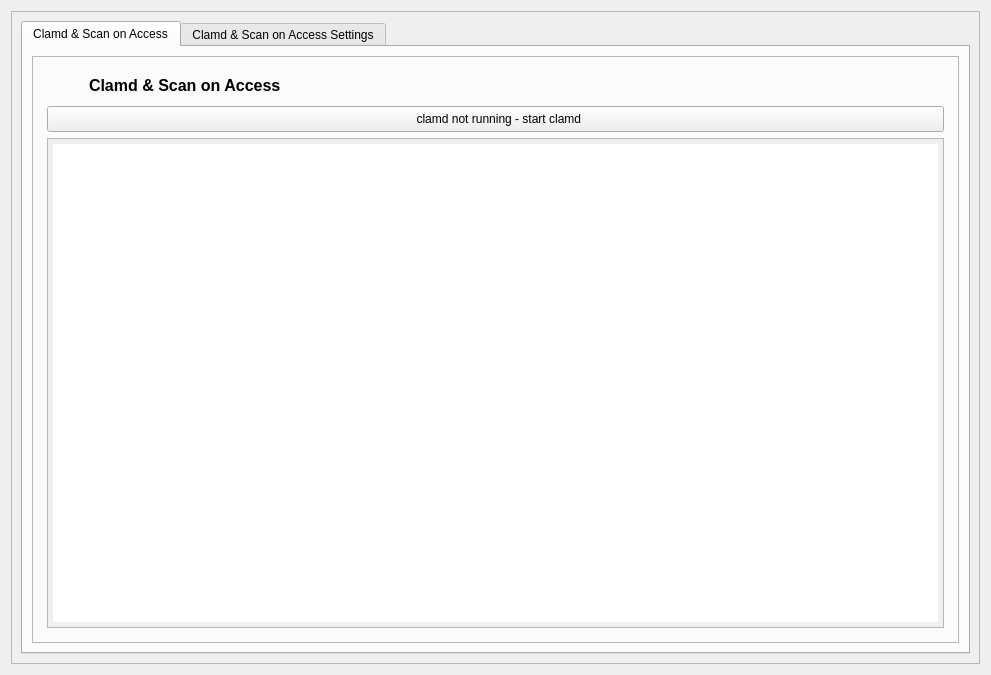
<?xml version="1.0" encoding="UTF-8"?>
<ui version="4.0">
 <class>clamdManager</class>
 <widget class="QWidget" name="clamdManager">
  <property name="geometry">
   <rect>
    <x>0</x>
    <y>0</y>
    <width>991</width>
    <height>675</height>
   </rect>
  </property>
  <property name="minimumSize">
   <size>
    <width>0</width>
    <height>0</height>
   </size>
  </property>
  <property name="windowTitle">
   <string>Form</string>
  </property>
  <layout class="QGridLayout" name="gridLayout_16">
   <item row="0" column="0">
    <widget class="QFrame" name="frame">
     <property name="frameShape">
      <enum>QFrame::StyledPanel</enum>
     </property>
     <property name="frameShadow">
      <enum>QFrame::Raised</enum>
     </property>
     <layout class="QGridLayout" name="gridLayout_5">
      <item row="0" column="1">
       <widget class="QTabWidget" name="tabWidget">
        <property name="styleSheet">
         <string notr="true"/>
        </property>
        <property name="currentIndex">
         <number>0</number>
        </property>
        <widget class="QWidget" name="tab">
         <attribute name="icon">
          <iconset resource="../resources.qrc">
           <normaloff>:/icons/icons/crosshair.png</normaloff>:/icons/icons/crosshair.png</iconset>
         </attribute>
         <attribute name="title">
          <string>Clamd &amp;&amp; Scan on Access</string>
         </attribute>
         <layout class="QGridLayout" name="gridLayout_8">
          <item row="0" column="0">
           <widget class="QFrame" name="clamdFrame">
            <property name="styleSheet">
             <string notr="true">padding:5px;</string>
            </property>
            <property name="frameShape">
             <enum>QFrame::StyledPanel</enum>
            </property>
            <property name="frameShadow">
             <enum>QFrame::Raised</enum>
            </property>
            <layout class="QGridLayout" name="gridLayout_7">
             <item row="2" column="1" colspan="2">
              <widget class="QPlainTextEdit" name="clamdLogPlainTextEdit">
               <property name="styleSheet">
                <string notr="true"/>
               </property>
               <property name="readOnly">
                <bool>true</bool>
               </property>
              </widget>
             </item>
             <item row="0" column="1" colspan="2">
              <layout class="QHBoxLayout" name="horizontalLayout">
               <item>
                <widget class="QLabel" name="clamdIconLabel">
                 <property name="styleSheet">
                  <string notr="true"/>
                 </property>
                 <property name="text">
                  <string/>
                 </property>
                 <property name="pixmap">
                  <pixmap resource="../resources.qrc">:/icons/icons/onaccess.png</pixmap>
                 </property>
                </widget>
               </item>
               <item>
                <widget class="QLabel" name="clamdLabel">
                 <property name="styleSheet">
                  <string notr="true">margin-left:10px;font-size:16px;font-weight:bold;</string>
                 </property>
                 <property name="text">
                  <string>Clamd &amp; Scan on Access</string>
                 </property>
                </widget>
               </item>
               <item>
                <spacer name="horizontalSpacer_2">
                 <property name="orientation">
                  <enum>Qt::Horizontal</enum>
                 </property>
                 <property name="sizeHint" stdset="0">
                  <size>
                   <width>40</width>
                   <height>20</height>
                  </size>
                 </property>
                </spacer>
               </item>
              </layout>
             </item>
             <item row="1" column="1" colspan="2">
              <widget class="QPushButton" name="startStopClamdPushButton">
               <property name="styleSheet">
                <string notr="true"/>
               </property>
               <property name="text">
                <string>  clamd not running - start clamd</string>
               </property>
               <property name="icon">
                <iconset resource="../resources.qrc">
                 <normaloff>:/icons/icons/startclamd.png</normaloff>:/icons/icons/startclamd.png</iconset>
               </property>
               <property name="iconSize">
                <size>
                 <width>24</width>
                 <height>24</height>
                </size>
               </property>
              </widget>
             </item>
            </layout>
           </widget>
          </item>
         </layout>
        </widget>
        <widget class="QWidget" name="tab_2">
         <attribute name="icon">
          <iconset resource="../resources.qrc">
           <normaloff>:/icons/icons/options.png</normaloff>:/icons/icons/options.png</iconset>
         </attribute>
         <attribute name="title">
          <string>Clamd &amp;&amp; Scan on Access Settings</string>
         </attribute>
         <layout class="QVBoxLayout" name="verticalLayout_4">
          <item>
           <widget class="QFrame" name="headlineFrame">
            <property name="minimumSize">
             <size>
              <width>0</width>
              <height>0</height>
             </size>
            </property>
            <property name="frameShape">
             <enum>QFrame::NoFrame</enum>
            </property>
            <property name="frameShadow">
             <enum>QFrame::Raised</enum>
            </property>
            <layout class="QHBoxLayout" name="horizontalLayout_4">
             <item>
              <widget class="QLabel" name="clamdIconLabel_2">
               <property name="minimumSize">
                <size>
                 <width>48</width>
                 <height>48</height>
                </size>
               </property>
               <property name="maximumSize">
                <size>
                 <width>48</width>
                 <height>48</height>
                </size>
               </property>
               <property name="text">
                <string/>
               </property>
               <property name="pixmap">
                <pixmap resource="../resources.qrc">:/icons/icons/options.png</pixmap>
               </property>
               <property name="scaledContents">
                <bool>true</bool>
               </property>
              </widget>
             </item>
             <item>
              <widget class="QLabel" name="clamdLabel_2">
               <property name="minimumSize">
                <size>
                 <width>0</width>
                 <height>36</height>
                </size>
               </property>
               <property name="maximumSize">
                <size>
                 <width>16777215</width>
                 <height>36</height>
                </size>
               </property>
               <property name="styleSheet">
                <string notr="true">margin-left:10px;font-size:16px;font-weight:bold;</string>
               </property>
               <property name="text">
                <string>Clamd &amp; Scan on Access Settings</string>
               </property>
              </widget>
             </item>
             <item>
              <widget class="QPushButton" name="restartClamdPushButton">
               <property name="enabled">
                <bool>true</bool>
               </property>
               <property name="minimumSize">
                <size>
                 <width>50</width>
                 <height>36</height>
                </size>
               </property>
               <property name="maximumSize">
                <size>
                 <width>50</width>
                 <height>36</height>
                </size>
               </property>
               <property name="toolTip">
                <string>Clamd has to be restarted
for changes made to take effect.</string>
               </property>
               <property name="autoFillBackground">
                <bool>false</bool>
               </property>
               <property name="styleSheet">
                <string notr="true"/>
               </property>
               <property name="text">
                <string/>
               </property>
               <property name="icon">
                <iconset resource="../resources.qrc">
                 <normaloff>:/icons/icons/restart.png</normaloff>:/icons/icons/restart.png</iconset>
               </property>
               <property name="iconSize">
                <size>
                 <width>22</width>
                 <height>22</height>
                </size>
               </property>
              </widget>
             </item>
            </layout>
           </widget>
          </item>
          <item>
           <widget class="QFrame" name="clamdSettingsFrame">
            <property name="sizePolicy">
             <sizepolicy hsizetype="Preferred" vsizetype="Preferred">
              <horstretch>0</horstretch>
              <verstretch>1</verstretch>
             </sizepolicy>
            </property>
            <property name="minimumSize">
             <size>
              <width>0</width>
              <height>200</height>
             </size>
            </property>
            <property name="frameShape">
             <enum>QFrame::Panel</enum>
            </property>
            <property name="frameShadow">
             <enum>QFrame::Raised</enum>
            </property>
            <layout class="QGridLayout" name="gridLayout_2">
             <item row="0" column="2">
              <spacer name="horizontalSpacer_3">
               <property name="orientation">
                <enum>Qt::Horizontal</enum>
               </property>
               <property name="sizeHint" stdset="0">
                <size>
                 <width>40</width>
                 <height>20</height>
                </size>
               </property>
              </spacer>
             </item>
             <item row="0" column="0">
              <widget class="QLabel" name="clamdLabel_3">
               <property name="minimumSize">
                <size>
                 <width>180</width>
                 <height>0</height>
                </size>
               </property>
               <property name="font">
                <font>
                 <pointsize>12</pointsize>
                </font>
               </property>
               <property name="styleSheet">
                <string notr="true">padding:3</string>
               </property>
               <property name="frameShape">
                <enum>QFrame::WinPanel</enum>
               </property>
               <property name="frameShadow">
                <enum>QFrame::Raised</enum>
               </property>
               <property name="text">
                <string>Clamd Settings</string>
               </property>
              </widget>
             </item>
             <item row="1" column="0" colspan="3">
              <widget class="QFrame" name="clamdSelectionFrame">
               <layout class="QHBoxLayout" name="horizontalLayout_6">
                <item>
                 <widget class="QScrollArea" name="scrollArea_2">
                  <property name="widgetResizable">
                   <bool>true</bool>
                  </property>
                  <widget class="QWidget" name="scrollAreaWidgetContents_2">
                   <property name="geometry">
                    <rect>
                     <x>0</x>
                     <y>0</y>
                     <width>891</width>
                     <height>179</height>
                    </rect>
                   </property>
                   <layout class="QVBoxLayout" name="verticalLayout_2">
                    <item>
                     <layout class="QVBoxLayout" name="layout1">
                      <property name="sizeConstraint">
                       <enum>QLayout::SetMinimumSize</enum>
                      </property>
                     </layout>
                    </item>
                    <item>
                     <spacer name="verticalSpacer">
                      <property name="orientation">
                       <enum>Qt::Vertical</enum>
                      </property>
                      <property name="sizeHint" stdset="0">
                       <size>
                        <width>20</width>
                        <height>40</height>
                       </size>
                      </property>
                     </spacer>
                    </item>
                   </layout>
                  </widget>
                 </widget>
                </item>
               </layout>
              </widget>
             </item>
             <item row="0" column="1">
              <widget class="QCheckBox" name="startClamdOnStartupCheckBox">
               <property name="minimumSize">
                <size>
                 <width>0</width>
                 <height>0</height>
                </size>
               </property>
               <property name="text">
                <string>Start Clamd on Startup</string>
               </property>
              </widget>
             </item>
            </layout>
           </widget>
          </item>
          <item>
           <widget class="QFrame" name="clamonaccSettingsFrame">
            <property name="sizePolicy">
             <sizepolicy hsizetype="Preferred" vsizetype="Preferred">
              <horstretch>0</horstretch>
              <verstretch>1</verstretch>
             </sizepolicy>
            </property>
            <property name="minimumSize">
             <size>
              <width>0</width>
              <height>0</height>
             </size>
            </property>
            <property name="frameShape">
             <enum>QFrame::Panel</enum>
            </property>
            <property name="frameShadow">
             <enum>QFrame::Raised</enum>
            </property>
            <layout class="QGridLayout" name="gridLayout">
             <item row="0" column="0">
              <widget class="QLabel" name="clamonaccLabel">
               <property name="minimumSize">
                <size>
                 <width>180</width>
                 <height>0</height>
                </size>
               </property>
               <property name="font">
                <font>
                 <pointsize>12</pointsize>
                </font>
               </property>
               <property name="styleSheet">
                <string notr="true">padding:3</string>
               </property>
               <property name="frameShape">
                <enum>QFrame::WinPanel</enum>
               </property>
               <property name="frameShadow">
                <enum>QFrame::Raised</enum>
               </property>
               <property name="text">
                <string>ClamonAcc Settings</string>
               </property>
              </widget>
             </item>
             <item row="1" column="0" colspan="2">
              <widget class="QFrame" name="clamonaccSelectionFrame">
               <layout class="QVBoxLayout" name="verticalLayout_3">
                <item>
                 <widget class="QFrame" name="folderMonitoringFrame">
                  <property name="autoFillBackground">
                   <bool>false</bool>
                  </property>
                  <property name="styleSheet">
                   <string notr="true"/>
                  </property>
                  <property name="frameShape">
                   <enum>QFrame::WinPanel</enum>
                  </property>
                  <property name="frameShadow">
                   <enum>QFrame::Raised</enum>
                  </property>
                  <layout class="QHBoxLayout" name="horizontalLayout_2">
                   <item>
                    <widget class="QLabel" name="folderIconLabel">
                     <property name="maximumSize">
                      <size>
                       <width>40</width>
                       <height>40</height>
                      </size>
                     </property>
                     <property name="styleSheet">
                      <string notr="true"/>
                     </property>
                     <property name="text">
                      <string/>
                     </property>
                     <property name="pixmap">
                      <pixmap resource="../resources.qrc">:/icons/icons/homefolder.png</pixmap>
                     </property>
                     <property name="scaledContents">
                      <bool>true</bool>
                     </property>
                    </widget>
                   </item>
                   <item>
                    <widget class="QLabel" name="monitoringLabel">
                     <property name="maximumSize">
                      <size>
                       <width>200</width>
                       <height>16777215</height>
                      </size>
                     </property>
                     <property name="styleSheet">
                      <string notr="true">font-weight:bold;</string>
                     </property>
                     <property name="locale">
                      <locale language="Portuguese" country="Brazil"/>
                     </property>
                     <property name="frameShape">
                      <enum>QFrame::NoFrame</enum>
                     </property>
                     <property name="frameShadow">
                      <enum>QFrame::Sunken</enum>
                     </property>
                     <property name="text">
                      <string>Folder under monitoring</string>
                     </property>
                    </widget>
                   </item>
                   <item>
                    <widget class="QComboBox" name="monitoringComboBox"/>
                   </item>
                   <item>
                    <widget class="QPushButton" name="monitoringAddButton">
                     <property name="maximumSize">
                      <size>
                       <width>50</width>
                       <height>16777215</height>
                      </size>
                     </property>
                     <property name="styleSheet">
                      <string notr="true"/>
                     </property>
                     <property name="text">
                      <string/>
                     </property>
                     <property name="icon">
                      <iconset resource="../resources.qrc">
                       <normaloff>:/icons/icons/add.png</normaloff>:/icons/icons/add.png</iconset>
                     </property>
                     <property name="iconSize">
                      <size>
                       <width>22</width>
                       <height>22</height>
                      </size>
                     </property>
                    </widget>
                   </item>
                   <item>
                    <widget class="QPushButton" name="monitoringDelButton">
                     <property name="maximumSize">
                      <size>
                       <width>50</width>
                       <height>16777215</height>
                      </size>
                     </property>
                     <property name="text">
                      <string/>
                     </property>
                     <property name="icon">
                      <iconset resource="../resources.qrc">
                       <normaloff>:/icons/icons/trash-can.png</normaloff>:/icons/icons/trash-can.png</iconset>
                     </property>
                     <property name="iconSize">
                      <size>
                       <width>22</width>
                       <height>22</height>
                      </size>
                     </property>
                    </widget>
                   </item>
                  </layout>
                 </widget>
                </item>
                <item>
                 <widget class="QScrollArea" name="scrollArea">
                  <property name="widgetResizable">
                   <bool>true</bool>
                  </property>
                  <widget class="QWidget" name="scrollAreaWidgetContents">
                   <property name="geometry">
                    <rect>
                     <x>0</x>
                     <y>0</y>
                     <width>891</width>
                     <height>110</height>
                    </rect>
                   </property>
                   <layout class="QVBoxLayout" name="verticalLayout">
                    <item>
                     <layout class="QVBoxLayout" name="layout2"/>
                    </item>
                    <item>
                     <spacer name="verticalSpacer_2">
                      <property name="orientation">
                       <enum>Qt::Vertical</enum>
                      </property>
                      <property name="sizeHint" stdset="0">
                       <size>
                        <width>20</width>
                        <height>113</height>
                       </size>
                      </property>
                     </spacer>
                    </item>
                   </layout>
                  </widget>
                 </widget>
                </item>
               </layout>
              </widget>
             </item>
             <item row="0" column="1">
              <spacer name="horizontalSpacer">
               <property name="orientation">
                <enum>Qt::Horizontal</enum>
               </property>
               <property name="sizeHint" stdset="0">
                <size>
                 <width>40</width>
                 <height>20</height>
                </size>
               </property>
              </spacer>
             </item>
            </layout>
           </widget>
          </item>
         </layout>
        </widget>
       </widget>
      </item>
     </layout>
    </widget>
   </item>
  </layout>
 </widget>
 <resources>
  <include location="../resources.qrc"/>
 </resources>
 <connections>
  <connection>
   <sender>restartClamdPushButton</sender>
   <signal>clicked()</signal>
   <receiver>clamdManager</receiver>
   <slot>slot_restartClamdButtonClicked()</slot>
   <hints>
    <hint type="sourcelabel">
     <x>951</x>
     <y>108</y>
    </hint>
    <hint type="destinationlabel">
     <x>850</x>
     <y>93</y>
    </hint>
   </hints>
  </connection>
  <connection>
   <sender>startStopClamdPushButton</sender>
   <signal>clicked()</signal>
   <receiver>clamdManager</receiver>
   <slot>slot_clamdStartStopButtonClicked()</slot>
   <hints>
    <hint type="sourcelabel">
     <x>880</x>
     <y>174</y>
    </hint>
    <hint type="destinationlabel">
     <x>847</x>
     <y>122</y>
    </hint>
   </hints>
  </connection>
  <connection>
   <sender>startClamdOnStartupCheckBox</sender>
   <signal>clicked()</signal>
   <receiver>clamdManager</receiver>
   <slot>slot_startClamdOnStartupCheckBoxClicked()</slot>
   <hints>
    <hint type="sourcelabel">
     <x>390</x>
     <y>166</y>
    </hint>
    <hint type="destinationlabel">
     <x>4</x>
     <y>154</y>
    </hint>
   </hints>
  </connection>
  <connection>
   <sender>monitoringDelButton</sender>
   <signal>clicked()</signal>
   <receiver>clamdManager</receiver>
   <slot>slot_monitoringDelButtonClicked()</slot>
   <hints>
    <hint type="sourcelabel">
     <x>931</x>
     <y>489</y>
    </hint>
    <hint type="destinationlabel">
     <x>986</x>
     <y>210</y>
    </hint>
   </hints>
  </connection>
  <connection>
   <sender>monitoringAddButton</sender>
   <signal>clicked()</signal>
   <receiver>clamdManager</receiver>
   <slot>slot_monitoringAddButtonClicked()</slot>
   <hints>
    <hint type="sourcelabel">
     <x>875</x>
     <y>489</y>
    </hint>
    <hint type="destinationlabel">
     <x>985</x>
     <y>257</y>
    </hint>
   </hints>
  </connection>
 </connections>
 <slots>
  <slot>slot_clamdStartStopButtonClicked()</slot>
  <slot>slot_restartClamdButtonClicked()</slot>
  <slot>slot_clamdSettingsChanged()</slot>
  <slot>slot_monitoringDelButtonClicked()</slot>
  <slot>slot_monitoringAddButtonClicked()</slot>
  <slot>slot_startClamdOnStartupCheckBoxClicked()</slot>
 </slots>
</ui>
